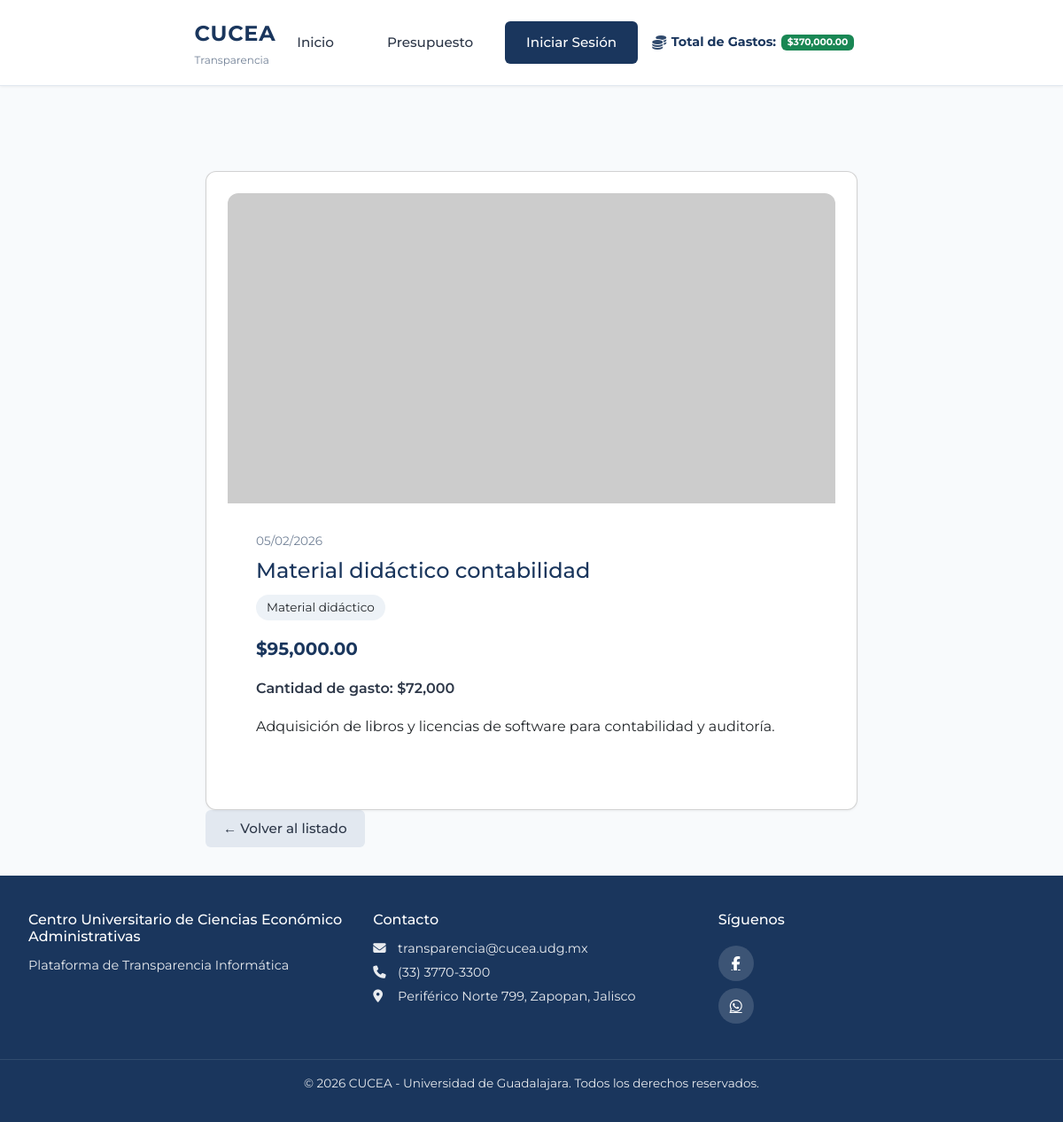
The page /presupuesto/4 on the database its author committed.
### models.py (models this page shows, shortened)
class Presupuesto(db.Model):
    __tablename__ = 'presupuestos'
    id = db.Column(db.Integer, primary_key=True)
    concepto = db.Column(db.String(200), nullable=False)  # Título del proyecto
    descripcion_corta = db.Column(db.String(300))  # Resumen breve para la card (si vacío se trunca descripcion)
    descripcion = db.Column(db.Text)  # Descripción larga para el modal
    imagen_url = db.Column(db.String(500))  # Ruta o URL de imagen (ej: img/proyecto1.jpg)
    monto = db.Column(db.Float, nullable=False)
    categoria = db.Column(db.String(100), nullable=False)
    fecha = db.Column(db.Date, nullable=False)  # Fecha del proyecto
    cantidad_gasto = db.Column(db.Float, default=0, nullable=False)
    likes = db.Column(db.Integer, default=0, nullable=False)
    dislikes = db.Column(db.Integer, default=0, nullable=False)
    fecha_registro = db.Column(db.DateTime, default=datetime.utcnow)
    comentarios = db.relationship('Comentario', backref='presupuesto', lazy='dynamic', order_by='Comentario.fecha_creacion')
    votos = db.relationship('VotoPresupuesto', backref='presupuesto', lazy='dynamic', foreign_keys='VotoPresupuesto.presupuesto_id')

### app.py (the view)
    @app.route('/presupuesto/<int:id>')
    def presupuesto_detalle(id):
        presupuesto = Presupuesto.query.get_or_404(id)
        return render_template('presupuesto/detalle.html', presupuesto=presupuesto)

### templates/presupuesto/detalle.html (shortened to what this page needs)
{% extends "base/layout.html" %}
{% block content %}
<div class="detalle-page">
    <article class="detalle-card card">
        <div class="detalle-card__image">
            {% if presupuesto.imagen_url %}
            <img src="{{ presupuesto.imagen_url if presupuesto.imagen_url.startswith('http') else url_for('static', filename=presupuesto.imagen_url) }}" alt="{{ presupuesto.concepto }}">
            {% else %}
            <div class="detalle-card__placeholder">
                <i class="fas fa-image"></i>
                <span>Sin imagen</span>
            </div>
            {% endif %}
        </div>
        <div class="detalle-card__body">
            <p class="detalle-card__date">{{ presupuesto.fecha.strftime('%d/%m/%Y') }}</p>
            <h1 class="detalle-card__title">{{ presupuesto.concepto }}</h1>
            <span class="detalle-card__badge">{{ presupuesto.categoria }}</span>
            <p class="detalle-card__monto">${{ "{:,.2f}".format(presupuesto.monto) }}</p>
            {% if presupuesto.cantidad_gasto %}<p class="detalle-card__gasto">Cantidad de gasto: ${{ "{:,.0f}".format(presupuesto.cantidad_gasto) }}</p>{% endif %}
            {% if presupuesto.descripcion %}
            <div class="detalle-card__descripcion">
                {{ presupuesto.descripcion }}
            </div>
            {% endif %}
        </div>
    </article>
    <a href="{{ url_for('presupuestos_lista') }}" class="btn btn--secondary">← Volver al listado</a>
</div>
{% endblock %}

### static/css/main.css (style rules this page uses)
:root { --color-primary: #1a365d; --color-primary-light: #2c5282; --color-primary-hover: #2d4a7c; --color-text: #2d3748; --color-text-muted: #718096; --color-bg: #f8fafc; --color-card: #ffffff; --color-border: #e2e8f0; --shadow: 0 1px 3px rgba(0, 0, 0, 0.06); --shadow-hover: 0 4px 12px rgba(0, 0, 0, 0.1); --navbar-height: 80px; --navbar-height-scrolled: 60px; --font-main: 'Montserrat', 'Segoe UI', system-ui, sans-serif; }
* { box-sizing: border-box; }
body { margin: 0; font-family: var(--font-main); background: var(--color-bg); color: var(--color-text); line-height: 1.6; min-height: 100vh; display: flex; flex-direction: column; }
.btn { display: inline-block; padding: 0.6rem 1.25rem; border-radius: 6px; font-weight: 500; font-family: var(--font-main); text-decoration: none; cursor: pointer; border: none; font-size: 0.95rem; transition: background-color 0.2s, color 0.2s; }
.btn--secondary { background: var(--color-border); color: var(--color-text); }
.detalle-page { max-width: 800px; margin: 0 auto; }
.detalle-card__image { width: 100%; height: 350px; overflow: hidden; border-radius: 12px 12px 0 0; }
.detalle-card__image img { width: 100%; height: 100%; object-fit: cover; }
.detalle-card__body { padding: 2rem; }
.detalle-card__date { font-size: 0.85rem; color: var(--color-text-muted); margin: 0 0 0.5rem; }
.detalle-card__title { margin: 0 0 0.75rem; font-size: 1.5rem; color: var(--color-primary); }
.detalle-card__badge { display: inline-block; padding: 0.25rem 0.75rem; background: #edf2f7; border-radius: 20px; font-size: 0.85rem; margin-bottom: 1rem; }
.detalle-card__monto { font-size: 1.25rem; font-weight: 700; color: var(--color-primary); margin: 0 0 1rem; }
.detalle-card__gasto { font-size: 1rem; font-weight: 600; color: var(--color-text); margin: 0 0 1rem; }
.detalle-card__descripcion { margin: 0 0 1.5rem; line-height: 1.7; }
.card { background: var(--color-card); border-radius: 12px; box-shadow: var(--shadow); padding: 1.5rem; }
.main-content .presupuestos-page, .main-content .auth-container, .main-content .form-page, .main-content .detalle-page { padding: 2rem; padding-top: calc(var(--navbar-height) + 1rem); }

### rows shown on the page
Presupuesto: fecha "05/02/2026", concepto "Material didáctico contabilidad", categoria "Material didáctico", monto "95,000.00", cantidad_gasto "72,000", descripcion "Adquisición de libros y licencias de software para contabilidad y auditoría."

### other values the page prints
{{ "{:,.2f}".format(total_invertido) }} "370,000.00"
